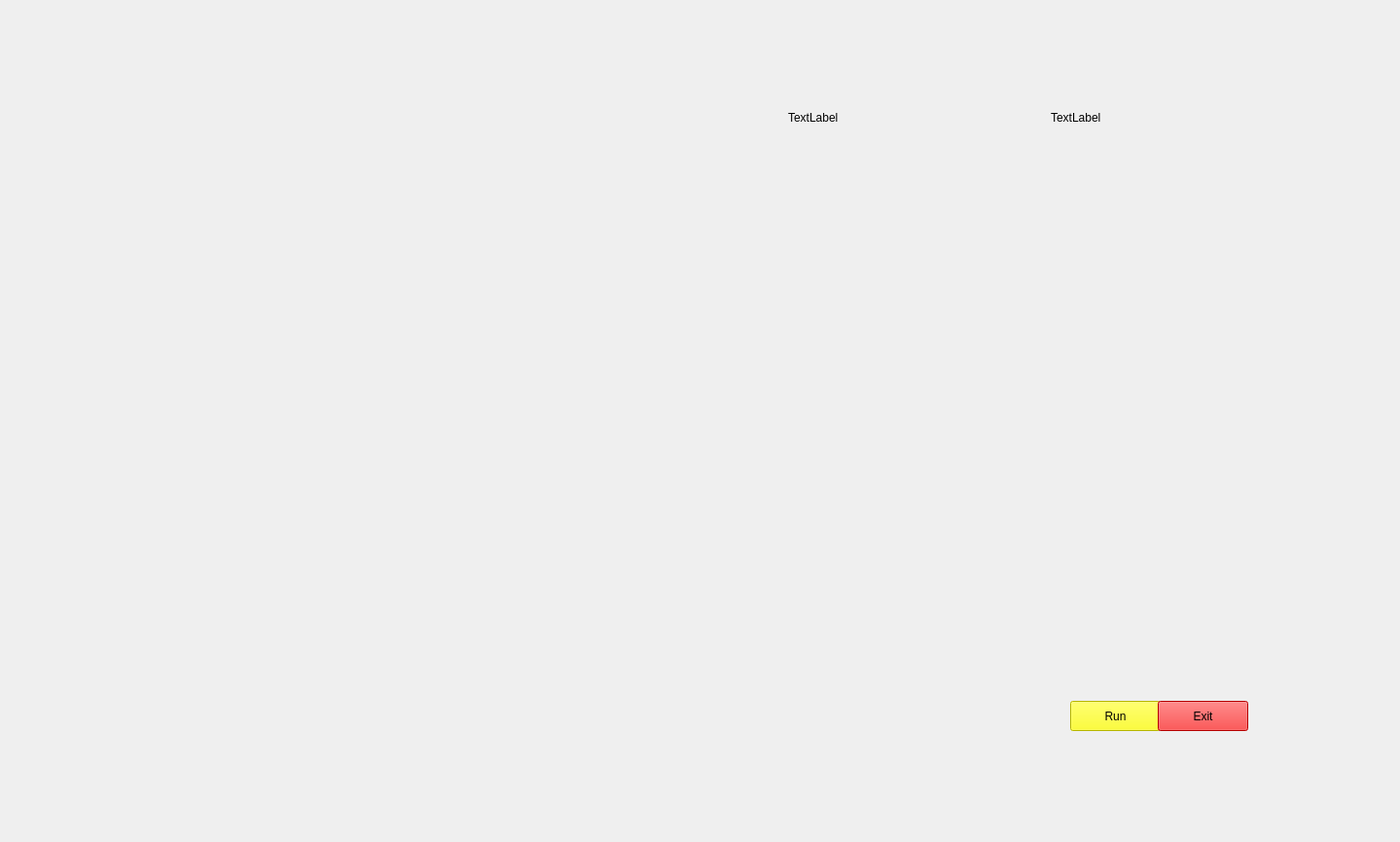
<?xml version="1.0" encoding="UTF-8"?>
<ui version="4.0">
 <class>Form</class>
 <widget class="QWidget" name="Form">
  <property name="geometry">
   <rect>
    <x>0</x>
    <y>0</y>
    <width>1439</width>
    <height>865</height>
   </rect>
  </property>
  <property name="windowTitle">
   <string>Form</string>
  </property>
  <widget class="QTextBrowser" name="textBrowser_2">
   <property name="geometry">
    <rect>
     <x>1070</x>
     <y>30</y>
     <width>281</width>
     <height>61</height>
    </rect>
   </property>
   <property name="styleSheet">
    <string notr="true">background:transparent;
border-radius :none;</string>
   </property>
  </widget>
  <widget class="QLabel" name="label">
   <property name="geometry">
    <rect>
     <x>0</x>
     <y>0</y>
     <width>1441</width>
     <height>861</height>
    </rect>
   </property>
   <property name="text">
    <string/>
   </property>
   <property name="pixmap">
    <pixmap resource="rec.qrc">:/gifs/lib/bg gif.gif</pixmap>
   </property>
   <property name="scaledContents">
    <bool>true</bool>
   </property>
  </widget>
  <widget class="QPushButton" name="pushButton_">
   <property name="geometry">
    <rect>
     <x>1100</x>
     <y>720</y>
     <width>93</width>
     <height>31</height>
    </rect>
   </property>
   <property name="styleSheet">
    <string notr="true">background-color:rgb(255, 255, 0) ;
font: 75 16pt &quot;Nirmala UI&quot;;
</string>
   </property>
   <property name="text">
    <string>Run</string>
   </property>
  </widget>
  <widget class="QPushButton" name="pushButton_2">
   <property name="geometry">
    <rect>
     <x>1190</x>
     <y>720</y>
     <width>93</width>
     <height>31</height>
    </rect>
   </property>
   <property name="styleSheet">
    <string notr="true">background-color:rgb(255, 0, 0);
font: 75 16pt &quot;Nirmala UI&quot;;</string>
   </property>
   <property name="text">
    <string>Exit</string>
   </property>
  </widget>
  <widget class="QLabel" name="label_3">
   <property name="geometry">
    <rect>
     <x>170</x>
     <y>90</y>
     <width>281</width>
     <height>91</height>
    </rect>
   </property>
   <property name="text">
    <string/>
   </property>
   <property name="pixmap">
    <pixmap resource="rec.qrc">:/gifs/lib/neon_colour.gif</pixmap>
   </property>
   <property name="scaledContents">
    <bool>true</bool>
   </property>
  </widget>
  <widget class="QLabel" name="label_4">
   <property name="geometry">
    <rect>
     <x>1050</x>
     <y>70</y>
     <width>281</width>
     <height>101</height>
    </rect>
   </property>
   <property name="text">
    <string/>
   </property>
   <property name="pixmap">
    <pixmap resource="rec.qrc">:/gifs/lib/blue rotating bg.gif</pixmap>
   </property>
   <property name="scaledContents">
    <bool>true</bool>
   </property>
  </widget>
  <widget class="QLabel" name="label_5">
   <property name="geometry">
    <rect>
     <x>890</x>
     <y>200</y>
     <width>491</width>
     <height>491</height>
    </rect>
   </property>
   <property name="text">
    <string/>
   </property>
   <property name="pixmap">
    <pixmap resource="rec.qrc">:/gifs/lib/hologram.gif</pixmap>
   </property>
   <property name="scaledContents">
    <bool>true</bool>
   </property>
  </widget>
  <widget class="QLabel" name="label_6">
   <property name="geometry">
    <rect>
     <x>450</x>
     <y>350</y>
     <width>431</width>
     <height>261</height>
    </rect>
   </property>
   <property name="styleSheet">
    <string notr="true">background:transparent;
border-radius:none;</string>
   </property>
   <property name="text">
    <string/>
   </property>
   <property name="pixmap">
    <pixmap resource="rec.qrc">:/gifs/lib/Jarvis_Gui (1).gif</pixmap>
   </property>
   <property name="scaledContents">
    <bool>true</bool>
   </property>
  </widget>
  <widget class="QLabel" name="label_7">
   <property name="geometry">
    <rect>
     <x>70</x>
     <y>250</y>
     <width>321</width>
     <height>181</height>
    </rect>
   </property>
   <property name="text">
    <string/>
   </property>
   <property name="pixmap">
    <pixmap resource="rec.qrc">:/gifs/lib/Jarvis_Loading_Screen.gif</pixmap>
   </property>
   <property name="scaledContents">
    <bool>true</bool>
   </property>
  </widget>
  <widget class="QLabel" name="label_8">
   <property name="geometry">
    <rect>
     <x>80</x>
     <y>550</y>
     <width>301</width>
     <height>201</height>
    </rect>
   </property>
   <property name="text">
    <string/>
   </property>
   <property name="pixmap">
    <pixmap resource="rec.qrc">:/gifs/lib/Earth_Template.gif</pixmap>
   </property>
  </widget>
  <widget class="QLabel" name="label_9">
   <property name="geometry">
    <rect>
     <x>1080</x>
     <y>90</y>
     <width>231</width>
     <height>61</height>
    </rect>
   </property>
   <property name="text">
    <string>TextLabel</string>
   </property>
  </widget>
  <widget class="QLabel" name="label_2">
   <property name="geometry">
    <rect>
     <x>780</x>
     <y>70</y>
     <width>281</width>
     <height>101</height>
    </rect>
   </property>
   <property name="text">
    <string/>
   </property>
   <property name="pixmap">
    <pixmap resource="rec.qrc">:/gifs/lib/blue rotating bg.gif</pixmap>
   </property>
   <property name="scaledContents">
    <bool>true</bool>
   </property>
  </widget>
  <widget class="QLabel" name="label_10">
   <property name="geometry">
    <rect>
     <x>810</x>
     <y>90</y>
     <width>221</width>
     <height>61</height>
    </rect>
   </property>
   <property name="text">
    <string>TextLabel</string>
   </property>
  </widget>
 </widget>
 <resources>
  <include location="rec.qrc"/>
 </resources>
 <connections/>
</ui>
